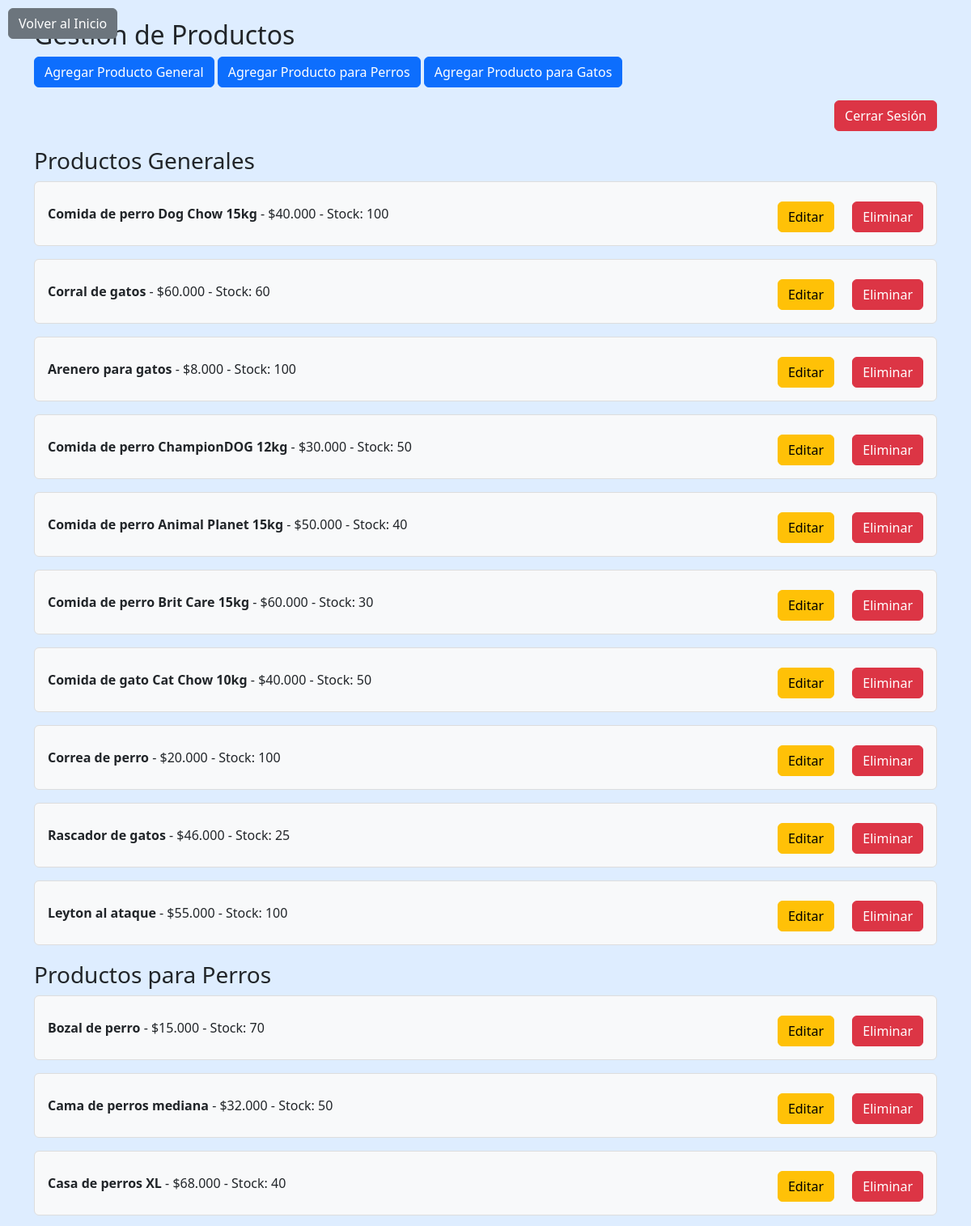
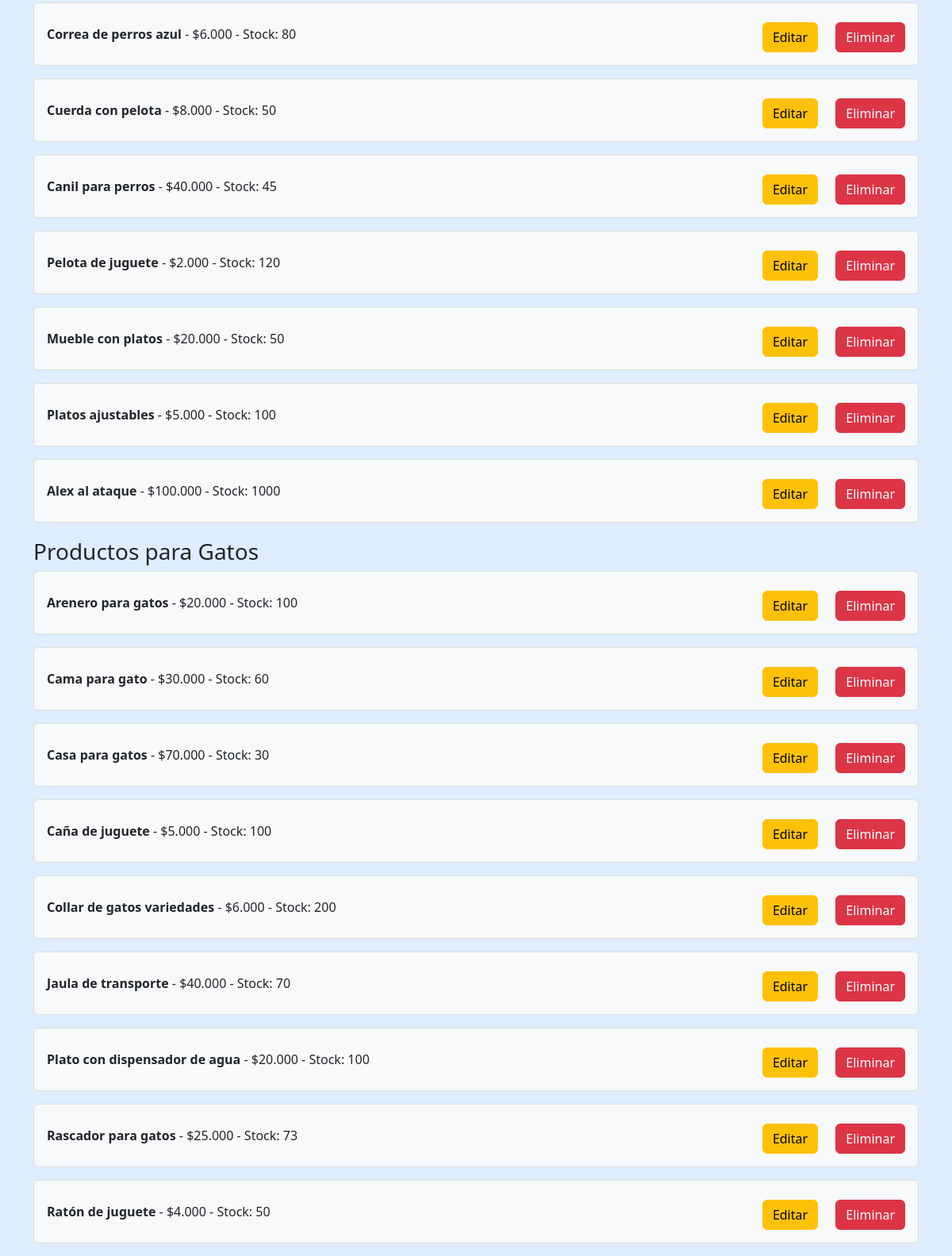
Screenshot of /animales/admin/productos/ with the database file from the repository (2 pictures, top to bottom).
### animales/models.py (models this page shows, shortened)
class AnimalProducto(models.Model):
    nombre = models.CharField(max_length=100)
    precio = models.CharField(max_length=50)
    stock = models.IntegerField()
    imagen = models.ImageField(upload_to='productos/')
    minutos = models.IntegerField(default=0)

class ProductoPerros(models.Model):
    nombre = models.CharField(max_length=100)
    precio = models.CharField(max_length=50)
    stock = models.IntegerField()
    imagen = models.ImageField(upload_to='productos/')
    minutos = models.IntegerField(default=0)

class ProductoGatos(models.Model):
    nombre = models.CharField(max_length=100)
    precio = models.CharField(max_length=50)
    stock = models.IntegerField()
    imagen = models.ImageField(upload_to='productos/')
    minutos = models.IntegerField(default=0)

### animales/views.py (the view)
# urls.py: path('admin/productos/', views.lista_productos, name='lista_productos'),
def lista_productos(request):
    productos_general = AnimalProducto.objects.all()
    productos_perros = ProductoPerros.objects.all()
    productos_gatos = ProductoGatos.objects.all()
    return render(request, 'animales/admin.html', {
        'productos_general': productos_general,
        'productos_perros': productos_perros,
        'productos_gatos': productos_gatos,
    })

### animales/templates/animales/admin.html (shortened to what this page needs)
<!DOCTYPE html>
<html lang="en">
<head>
    {% load static %}
    <link rel="stylesheet" href="{% static 'bootstrap-5.3.3-dist/css/bootstrap.min.css' %}">
    <link rel="stylesheet" href="{% static 'css/style_admin.css' %}">
</head>
<body>
<div class="container mt-4">
    <a href="{% url 'index' %}" class="btn btn-secondary mb-3 left-corner">Volver al Inicio</a>
    <h2>Gestión de Productos</h2>
    <a href="{% url 'agregar_producto' %}" class="btn btn-primary mb-3">Agregar Producto General</a>
    <a href="{% url 'agregar_producto_perros' %}" class="btn btn-primary mb-3">Agregar Producto para Perros</a>
    <a href="{% url 'agregar_producto_gatos' %}" class="btn btn-primary mb-3">Agregar Producto para Gatos</a>
    <div class="text-end">
        <a href="{% url 'salir' %}" class="btn btn-danger">Cerrar Sesión</a>
    </div>
    <div class="product-list">
        <h3>Productos Generales</h3>
        {% for producto in productos_general %}
        <div class="product-item bg-light p-3 mb-3 rounded">
            <div>
                <strong>{{ producto.nombre }}</strong> - {% if '$' not in producto.precio %}${% endif %}{{ producto.precio }} - Stock: {{ producto.stock }}
            </div>
            <div class="mt-2">
                <a href="{% url 'editar_producto' producto.id %}" class="btn btn-warning me-2">Editar</a>
                <a href="{% url 'eliminar_producto' producto.id %}" class="btn btn-danger">Eliminar</a>
            </div>
        </div>
        {% endfor %}
    </div>
    <div class="product-list">
        <h3>Productos para Perros</h3>
        {% for producto in productos_perros %}
        <div class="product-item bg-light p-3 mb-3 rounded">
            <div>
                <strong>{{ producto.nombre }}</strong> - {% if '$' not in producto.precio %}${% endif %}{{ producto.precio }} - Stock: {{ producto.stock }}
            </div>
            <div class="mt-2">
                <a href="{% url 'editar_producto_perros' producto.id %}" class="btn btn-warning me-2">Editar</a>
                <a href="{% url 'eliminar_producto_perros' producto.id %}" class="btn btn-danger">Eliminar</a>
            </div>
        </div>
        {% endfor %}
    </div>
    <div class="product-list">
        <h3>Productos para Gatos</h3>
        {% for producto in productos_gatos %}
        <div class="product-item bg-light p-3 mb-3 rounded">
            <div>
                <strong>{{ producto.nombre }}</strong> - {% if '$' not in producto.precio %}${% endif %}{{ producto.precio }} - Stock: {{ producto.stock }}
            </div>
            <div class="mt-2">
                <a href="{% url 'editar_producto_gatos' producto.id %}" class="btn btn-warning me-2">Editar</a>
                <a href="{% url 'eliminar_producto_gatos' producto.id %}" class="btn btn-danger">Eliminar</a>
            </div>
        </div>
        {% endfor %}
    </div>
</div>
</body>
</html>

### petamigos/static/css/style_admin.css (style rules this page uses)
.product-list { margin-top: 20px; }
.product-item { display: flex; align-items: center; justify-content: space-between; margin-bottom: 10px; padding: 10px; border: 1px solid #ddd; border-radius: 5px; }
.product-item a { margin-left: 10px; }
body { background-color: #deedff; }
.left-corner { position: absolute; top: 10px; left: 10px; }
.text-end { text-align: end; margin-bottom: 20px; }

### rows the page displays
AnimalProducto: nombre "Comida de perro Dog Chow 15kg", precio "40.000", stock "100"
AnimalProducto: nombre "Corral de gatos", precio "60.000", stock "60"
AnimalProducto: nombre "Arenero para gatos", precio "8.000", stock "100"
AnimalProducto: nombre "Comida de perro ChampionDOG 12kg", precio "30.000", stock "50"
AnimalProducto: nombre "Comida de perro Animal Planet 15kg", precio "50.000", stock "40"
AnimalProducto: nombre "Comida de perro Brit Care 15kg", precio "60.000", stock "30"
AnimalProducto: nombre "Comida de gato Cat Chow 10kg", precio "40.000", stock "50"
AnimalProducto: nombre "Correa de perro", precio "20.000", stock "100"
AnimalProducto: nombre "Rascador de gatos", precio "46.000", stock "25"
AnimalProducto: nombre "Leyton al ataque", precio "55.000", stock "100"
ProductoPerros: nombre "Bozal de perro", precio "15.000", stock "70"
ProductoPerros: nombre "Cama de perros mediana", precio "32.000", stock "50"
ProductoPerros: nombre "Casa de perros XL", precio "68.000", stock "40"
ProductoPerros: nombre "Correa de perros azul", precio "6.000", stock "80"
ProductoPerros: nombre "Cuerda con pelota", precio "8.000", stock "50"
ProductoPerros: nombre "Canil para perros", precio "40.000", stock "45"
ProductoPerros: nombre "Pelota de juguete", precio "2.000", stock "120"
ProductoPerros: nombre "Mueble con platos", precio "20.000", stock "50"
ProductoPerros: nombre "Platos ajustables", precio "5.000", stock "100"
ProductoPerros: nombre "Alex al ataque", precio "100.000", stock "1000"
ProductoGatos: nombre "Arenero para gatos", precio "20.000", stock "100"
ProductoGatos: nombre "Cama para gato", precio "30.000", stock "60"
ProductoGatos: nombre "Casa para gatos", precio "70.000", stock "30"
ProductoGatos: nombre "Caña de juguete", precio "5.000", stock "100"
ProductoGatos: nombre "Collar de gatos variedades", precio "6.000", stock "200"
ProductoGatos: nombre "Jaula de transporte", precio "40.000", stock "70"
ProductoGatos: nombre "Plato con dispensador de agua", precio "20.000", stock "100"
ProductoGatos: nombre "Rascador para gatos", precio "25.000", stock "73"
ProductoGatos: nombre "Ratón de juguete", precio "4.000", stock "50"
